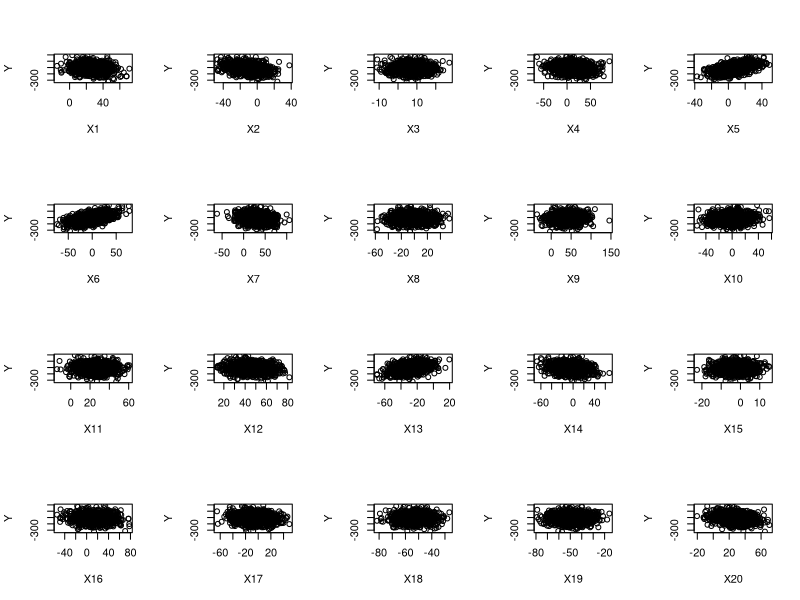
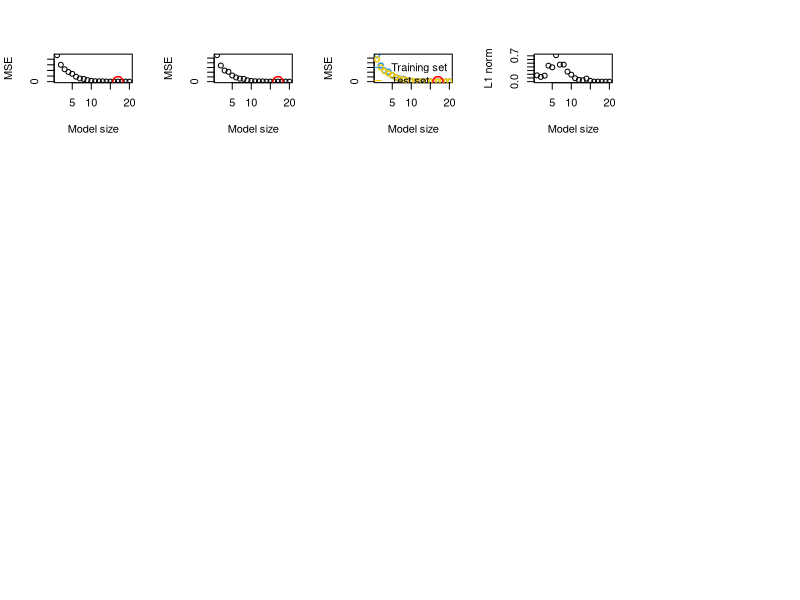

These charts were generated, in order, by the following R code:
## ---- chunk 1
library(Matrix)
set.seed(42)

means <- rnorm(20, mean = 0, sd = 20)
sds   <- runif(20, 5, 25)

X <- lapply(1:20, function(j) Xj <- rnorm(1000, means[j], sds[j]))
X <- as.matrix(do.call(cbind, X))
colnames(X) <- paste0("X", 1:20)

beta <- as.matrix(rsparsematrix(20, 1, nnz = 20 * runif(1, 0.75, 1)))

e <- rnorm(1000)

Y <- -5 + X %*% beta

data <- data.frame(X, Y)
## ---- chunk 2
par(mfrow = c(4, 5))
for (i in 1:20) {
  plot(X[,i], Y, xlab = paste0("X", i))
}
## ---- chunk 3
n <- 1000
s <- sample(n, 100)
t <- setdiff(1:n, s)

train <- data[s,]
test  <- data[t,]
## ---- chunk 4
library(leaps)

regfit.full <- regsubsets(Y ~ ., data = train, nvmax = 20)
reg.summary <- summary(regfit.full)
reg.summary
## ---- chunk 5
train.mses <- sapply(1:20, function(i) {
  coefs <- coef(regfit.full, id = i)
  vars  <- which(colnames(X) %in% names(coefs))
  
  # predict Y
  X.pred    <- cbind(1, X[s,vars])
  beta.pred <- matrix(c(coefs[1], beta[vars,]), nrow = length(coefs))
  Y.pred    <- X.pred %*% beta.pred
  
  # MSE
  mean((train$Y - Y.pred)^2)
})

plot(train.mses, xlab = "Model size", ylab = "MSE", type = "b")
points(which.min(train.mses), min(train.mses), col = "red", cex = 2, lwd = 1.5)
## ---- chunk 6
test.mses <- sapply(1:20, function(i) {
  coefs <- coef(regfit.full, id = i)
  vars  <- which(colnames(X) %in% names(coefs))
  
  # predict Y-
  X.pred    <- cbind(1, X[t,vars])
  beta.pred <- matrix(c(coefs[1], beta[vars,]), nrow = length(coefs))
  Y.pred    <- X.pred %*% beta.pred
  
  # MSE
  mean((test[, "Y"] - Y.pred)^2)
})

plot(test.mses, type = "b", xlab = "Model size", ylab = "MSE")
points(which.min(test.mses), min(test.mses), col = "red", cex = 2, lwd = 1.5)
## ---- chunk 7
plot(test.mses, type = "b", xlab = "Model size", ylab = "MSE", col = 4, lwd = 1.5)
lines(train.mses, xlab = "Model size", ylab = "MSE", type = "b", col = 7, lwd = 1.5)
legend("topright", bty = "n", legend = c("Training set", "Test set"), col = c(4, 7), lty = 1, pch = 21)
points(which.min(test.mses), min(test.mses), col = "red", cex = 2, lwd = 1.5)
## ---- chunk 8
opt.model <- coef(regfit.full, id = 15)
opt.model
## ---- chunk 9
as.vector(beta)
## ---- chunk 10
coefs <- lapply(1:20, function(i) coef(regfit.full, id = i)[-1])
beta  <- setNames(as.vector(beta), paste0("X", 1:20))

cmp <- sapply(coefs, function(c) {
  beta.sub <- beta[names(beta) %in% names(c)]
  sqrt(sum(beta.sub - c)^2)
})
## ---- chunk 11
plot(cmp, type = "b", xlab = "Model size", ylab = "L1 norm")
